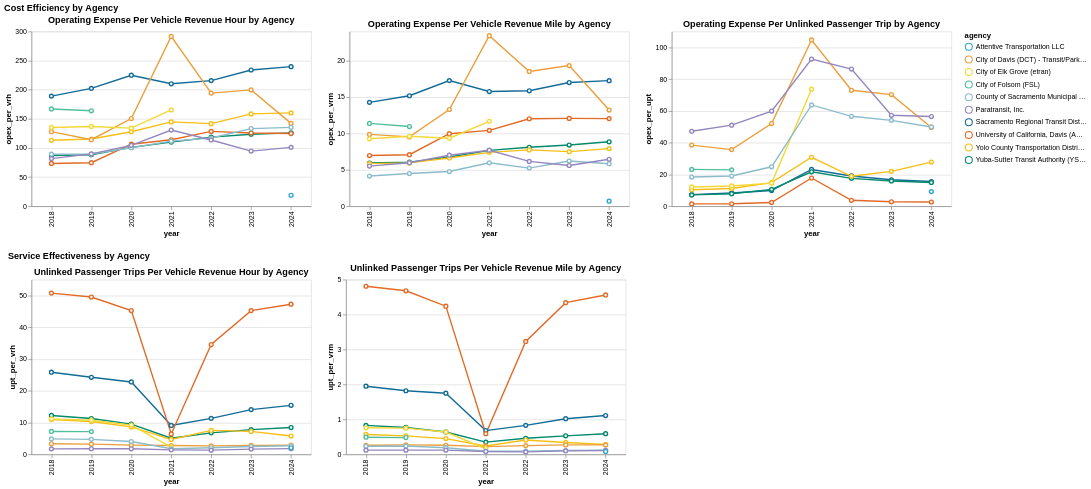

Notebook code for this chart:
### Code cell
# Loop over the cost-efficiency metrics and create charts by agency
cost_efficiency_metrics = ["opex_per_vrh", "opex_per_vrm", "opex_per_upt"]
service_effectiveness_metrics = ["upt_per_vrh", "upt_per_vrm"]

combined_line_charts_by_year(agency_df, "agency")
